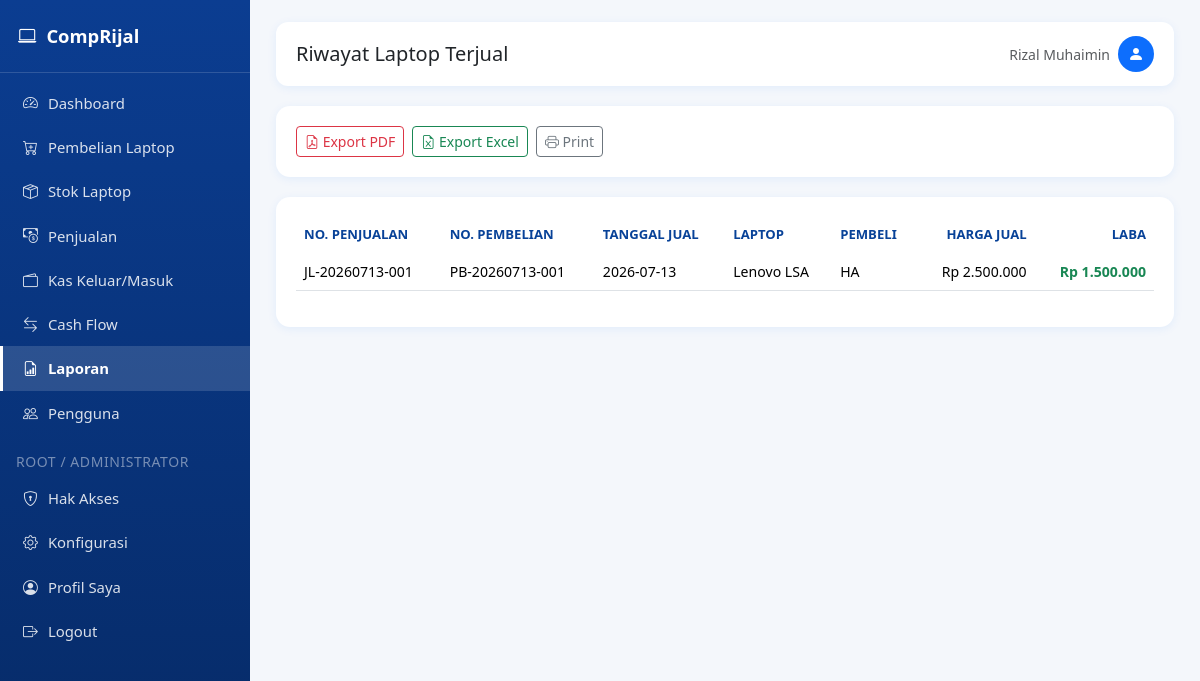
The app's page /laporan/stok-terjual (signed in), older data.
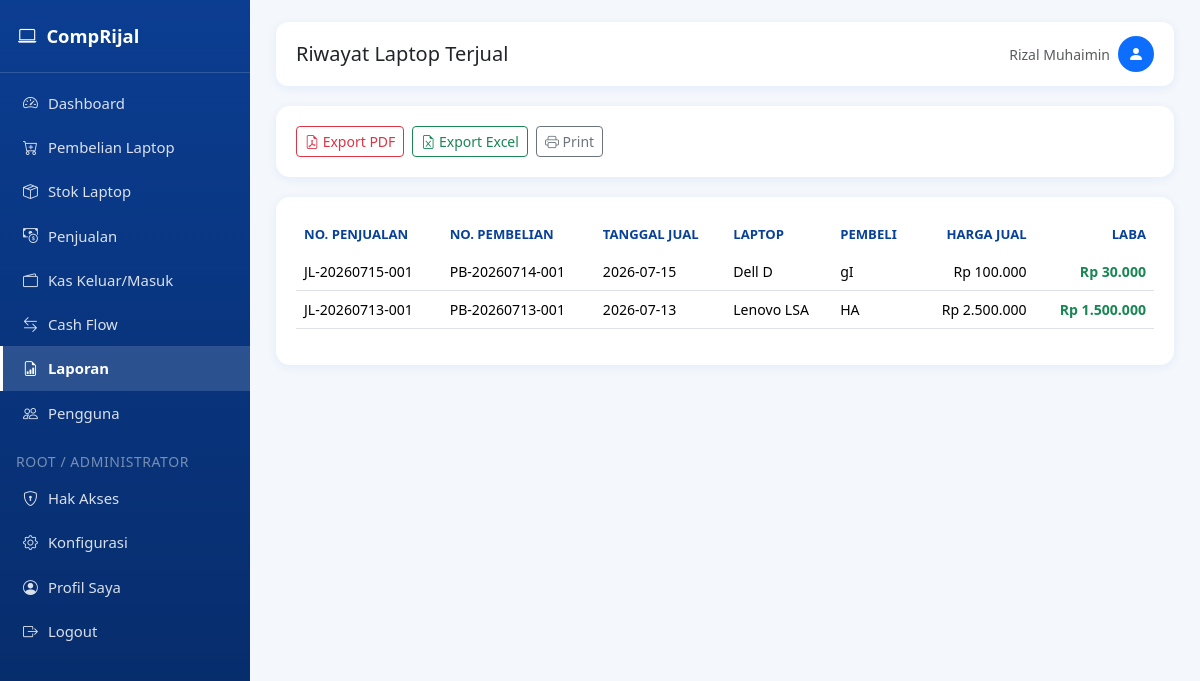
The same page, newer data.
### tables this page shows
CREATE TABLE settings (
            key TEXT PRIMARY KEY,
            value TEXT
        );

CREATE TABLE penjualan (
            id INTEGER PRIMARY KEY AUTOINCREMENT,
            nomor_penjualan TEXT UNIQUE NOT NULL,
            tanggal TEXT NOT NULL,
            laptop_id INTEGER NOT NULL,
            pembeli TEXT,
            no_hp TEXT,
            harga_jual REAL DEFAULT 0,
            metode_pembayaran TEXT,
            catatan TEXT,
            laba REAL DEFAULT 0,
            created_at TEXT DEFAULT CURRENT_TIMESTAMP, diskon REAL DEFAULT 0, pajak REAL DEFAULT 0, grand_total REAL DEFAULT 0,
            FOREIGN KEY (laptop_id) REFERENCES laptop (id)
        );

CREATE TABLE laptop (
            id INTEGER PRIMARY KEY AUTOINCREMENT,
            nomor_pembelian TEXT UNIQUE NOT NULL,
            tanggal TEXT NOT NULL,
            merk TEXT,
            seri TEXT,
            processor TEXT,
            ram TEXT,
            storage TEXT,
            vga TEXT,
            warna TEXT,
            kondisi TEXT,
            kelengkapan TEXT,
            charger TEXT,
            tas TEXT,
            garansi TEXT,
            imei TEXT,
            harga_beli REAL DEFAULT 0,
            biaya_servis REAL DEFAULT 0,
            biaya_upgrade REAL DEFAULT 0,
            biaya_lain REAL DEFAULT 0,
            total_modal REAL DEFAULT 0,
            supplier TEXT,
            no_hp TEXT,
            catatan TEXT,
            status TEXT DEFAULT 'Ready',
            created_at TEXT DEFAULT CURRENT_TIMESTAMP
        );

### app.py (the view)
@app.route("/laporan/stok-terjual")
@page_required("laporan")
def laporan_stok_terjual():
    conn = get_db_connection()
    rows = conn.execute(
        """SELECT p.*, l.merk, l.seri, l.total_modal, l.nomor_pembelian FROM penjualan p
           JOIN laptop l ON p.laptop_id = l.id ORDER BY p.tanggal DESC"""
    ).fetchall()
    conn.close()
    return render_template("laporan_stok_terjual.html", rows=rows)

### app.py (called while the page is built)
def page_required(page_key):
    def wrapper(f):
        @wraps(f)
        def decorated(*args, **kwargs):
            if "user_id" not in session:
                flash("Silakan login terlebih dahulu.", "warning")
                return redirect(url_for("login"))
            if not has_page_access(session["user_id"], session.get("role"), page_key):
                flash("Anda tidak memiliki hak akses ke halaman ini. Hubungi administrator.", "danger")
                return redirect(url_for("dashboard"))
            return f(*args, **kwargs)
        return decorated
    return wrapper

def can_access_page(page_key: str) -> bool:
    if "user_id" not in session:
        return False
    if page_key in {"konfigurasi", "hak_akses"}:
        return session.get("role") in ("root", "administrator")
    return has_page_access(session["user_id"], session.get("role"), page_key)

@app.context_processor
def inject_globals():
    return {
        "rp": reports.rp,
        "current_year": datetime.now().year,
        "now_date": datetime.now().strftime("%Y-%m-%d"),
        "app_settings": get_all_settings(),
        "can_access_page": can_access_page,
    }

### models.py (called while the page is built, shortened)
def get_db_connection():
    print("Menggunakan database:", DB_PATH)
    conn = sqlite3.connect(DB_PATH)
    conn.row_factory = sqlite3.Row
    conn.execute("PRAGMA foreign_keys = ON")
    return conn

def get_all_settings():
    conn = get_db_connection()
    rows = conn.execute("SELECT key, value FROM settings").fetchall()
    conn.close()
    return {r["key"]: r["value"] for r in rows}

def has_page_access(user_id, role, page_key):
    if role in SUPERUSER_ROLES:
        return True

### reports.py (called while the page is built)
def rp(value: Any) -> str:
    try:
        amount = float(value or 0)
    except (TypeError, ValueError):
        amount = 0
    return "Rp " + f"{amount:,.0f}".replace(",", ".")

### templates/laporan_stok_terjual.html (shortened to what this page needs)
{% extends "base.html" %}
{% block page_title %}Riwayat Laptop Terjual{% endblock %}
{% block content %}
<div class="card-panel no-print">
    <div class="d-flex gap-2">
        <a href="{{ url_for('laporan_stok_terjual_pdf') }}" class="btn btn-outline-danger btn-sm" target="_blank"><i class="bi bi-file-earmark-pdf"></i> Export PDF</a>
        <a href="{{ url_for('laporan_stok_terjual_excel') }}" class="btn btn-outline-success btn-sm"><i class="bi bi-file-earmark-excel"></i> Export Excel</a>
        <button class="btn btn-outline-secondary btn-sm" onclick="window.print()"><i class="bi bi-printer"></i> Print</button>
    </div>
</div>
<div class="card-panel">
    <div class="table-responsive">
        <table class="table table-hover align-middle">
            <thead>
                <tr><th>No. Penjualan</th><th>No. Pembelian</th><th>Tanggal Jual</th><th>Laptop</th><th>Pembeli</th><th class="text-end">Harga Jual</th><th class="text-end">Laba</th></tr>
            </thead>
            <tbody>
                {% for r in rows %}
                <tr>
                    <td>{{ r.nomor_penjualan }}</td>
                    <td>{{ r.nomor_pembelian }}</td>
                    <td>{{ r.tanggal }}</td>
                    <td>{{ r.merk }} {{ r.seri }}</td>
                    <td>{{ r.pembeli or '-' }}</td>
                    <td class="text-end">{{ rp(r.harga_jual) }}</td>
                    <td class="text-end {{ 'text-success' if r.laba >= 0 else 'text-danger' }} fw-semibold">{{ rp(r.laba) }}</td>
                </tr>
                {% else %}
                <tr><td colspan="7" class="text-center text-muted py-4">Belum ada laptop yang terjual.</td></tr>
                {% endfor %}
            </tbody>
        </table>
    </div>
</div>
{% endblock %}

### templates/base.html (shortened to what this page needs)
<!DOCTYPE html>
<html lang="id">
<head>
    <link href="{{ url_for('static', filename='css/bootstrap.min.css') }}" rel="stylesheet">
    <link href="{{ url_for('static', filename='css/bootstrap-icons.css') }}" rel="stylesheet">
    <link href="{{ url_for('static', filename='css/style.css') }}" rel="stylesheet">
</head>
<body>
    <nav class="sidebar" id="sidebar">
        <div class="brand">
            <i class="bi bi-laptop"></i>
            <span>{{ app_settings.app_title }}</span>
        </div>
        <div class="nav flex-column pt-2">
            {% if can_access_page('dashboard') %}
            <a class="nav-link {% if request.endpoint == 'dashboard' %}active{% endif %}" href="{{ url_for('dashboard') }}">
                <i class="bi bi-speedometer2"></i> Dashboard
            </a>
            {% endif %}
            {% if can_access_page('pembelian') %}
            <a class="nav-link {% if request.endpoint and request.endpoint.startswith('pembelian') %}active{% endif %}" href="{{ url_for('pembelian_list') }}">
                <i class="bi bi-cart-plus"></i> Pembelian Laptop
            </a>
            {% endif %}
            {% if can_access_page('stok') %}
            <a class="nav-link {% if request.endpoint == 'stok_list' %}active{% endif %}" href="{{ url_for('stok_list') }}">
                <i class="bi bi-box-seam"></i> Stok Laptop
            </a>
            {% endif %}
            {% if can_access_page('penjualan') %}
            <a class="nav-link {% if request.endpoint and request.endpoint.startswith('penjualan') %}active{% endif %}" href="{{ url_for('penjualan_list') }}">
                <i class="bi bi-cash-coin"></i> Penjualan
            </a>
            {% endif %}
            {% if can_access_page('pengeluaran') %}
            <a class="nav-link {% if request.endpoint and request.endpoint.startswith('pengeluaran') %}active{% endif %}" href="{{ url_for('pengeluaran_list') }}">
                <i class="bi bi-wallet2"></i> Kas Keluar/Masuk
            </a>
            {% endif %}
            {% if can_access_page('cashflow') %}
            <a class="nav-link {% if request.endpoint == 'cashflow_view' %}active{% endif %}" href="{{ url_for('cashflow_view') }}">
                <i class="bi bi-arrow-left-right"></i> Cash Flow
            </a>
            {% endif %}
            {% if can_access_page('laporan') %}
            <a class="nav-link {% if request.endpoint and request.endpoint.startswith('laporan') %}active{% endif %}" href="{{ url_for('laporan_menu') }}">
                <i class="bi bi-file-earmark-bar-graph"></i> Laporan
            </a>
            {% endif %}
            {% if can_access_page('pengguna') %}
            <a class="nav-link {% if request.endpoint and request.endpoint.startswith('pengguna') %}active{% endif %}" href="{{ url_for('pengguna_list') }}">
                <i class="bi bi-people"></i> Pengguna
            </a>
            {% endif %}
            {% if can_access_page('hak_akses') %}
            <div class="px-3 pt-3 pb-1 text-uppercase small" style="color: rgba(255,255,255,0.45); letter-spacing: .04em;">Root / Administrator</div>
            <a class="nav-link {% if request.endpoint == 'hak_akses' %}active{% endif %}" href="{{ url_for('hak_akses') }}">
                <i class="bi bi-shield-lock"></i> Hak Akses
            </a>
            {% endif %}
            {% if can_access_page('konfigurasi') %}
            <a class="nav-link {% if request.endpoint == 'konfigurasi' %}active{% endif %}" href="{{ url_for('konfigurasi') }}">
                <i class="bi bi-gear"></i> Konfigurasi
            </a>
            {% endif %}
            <a class="nav-link {% if request.endpoint == 'profil' %}active{% endif %}" href="{{ url_for('profil') }}">
                <i class="bi bi-person-circle"></i> Profil Saya
            </a>
            <a class="nav-link" href="{{ url_for('logout') }}">
                <i class="bi bi-box-arrow-right"></i> Logout
            </a>
        </div>
    </nav>
    <div class="main-content">
        <div class="topbar no-print">
            <div class="d-flex align-items-center gap-3">
                <h5 class="mb-0">{% block page_title %}Dashboard{% endblock %}</h5>
            </div>
            <div class="d-flex align-items-center gap-2">
                <span class="text-muted small d-none d-sm-inline">{{ session.get('nama') or session.get('username') }}</span>
                <div class="bg-primary text-white rounded-circle d-flex align-items-center justify-content-center" style="width:36px;height:36px;">
                    <i class="bi bi-person-fill"></i>
                </div>
            </div>
        </div>
        {% block content %}{% endblock %}
    </div>
</body>
</html>

### static/css/style.css (style rules this page uses)
:root { --biru-utama: #0d6efd; --biru-gelap: #084298; --biru-muda: #e7f1ff; --biru-sidebar: #0b3d91; --putih: #ffffff; --abu: #f4f7fb; }
body { background-color: var(--abu); font-family: 'Segoe UI', Roboto, Arial, sans-serif; }
.sidebar { min-height: 100vh; background: linear-gradient(180deg, var(--biru-sidebar) 0%, #062a66 100%); color: var(--putih); width: 250px; position: fixed; top: 0; left: 0; z-index: 1030; transition: transform 0.25s ease; }
.sidebar .brand { padding: 22px 18px; font-weight: 700; font-size: 1.15rem; border-bottom: 1px solid rgba(255,255,255,0.15); display: flex; align-items: center; gap: 10px; }
.sidebar .nav-link { color: rgba(255,255,255,0.85); padding: 11px 20px; font-size: 0.93rem; border-left: 3px solid transparent; display: flex; align-items: center; gap: 10px; }
.sidebar .nav-link.active { background: rgba(255,255,255,0.14); color: #ffffff; border-left-color: #ffffff; font-weight: 600; }
.main-content { margin-left: 250px; padding: 22px 26px 60px; min-height: 100vh; }
.topbar { background: var(--putih); border-radius: 12px; padding: 14px 20px; box-shadow: 0 2px 10px rgba(13,110,253,0.08); margin-bottom: 20px; display: flex; justify-content: space-between; align-items: center; }
.card-panel { background: var(--putih); border-radius: 14px; padding: 20px; box-shadow: 0 2px 10px rgba(13,110,253,0.08); margin-bottom: 20px; }
.table thead { background-color: var(--biru-muda); }
.table thead th { color: var(--biru-gelap); font-size: 0.82rem; font-weight: 700; text-transform: uppercase; border-bottom: none; }
.table td { font-size: 0.88rem; vertical-align: middle; }

Row changes from the older to the newer data that the page shows:
added penjualan: nomor_penjualan "JL-20260715-001", nomor_pembelian "PB-20260714-001", tanggal "2026-07-15", merk "Dell", seri "D", pembeli "gI", harga_jual "Rp 100.000", laba "Rp 30.000"
